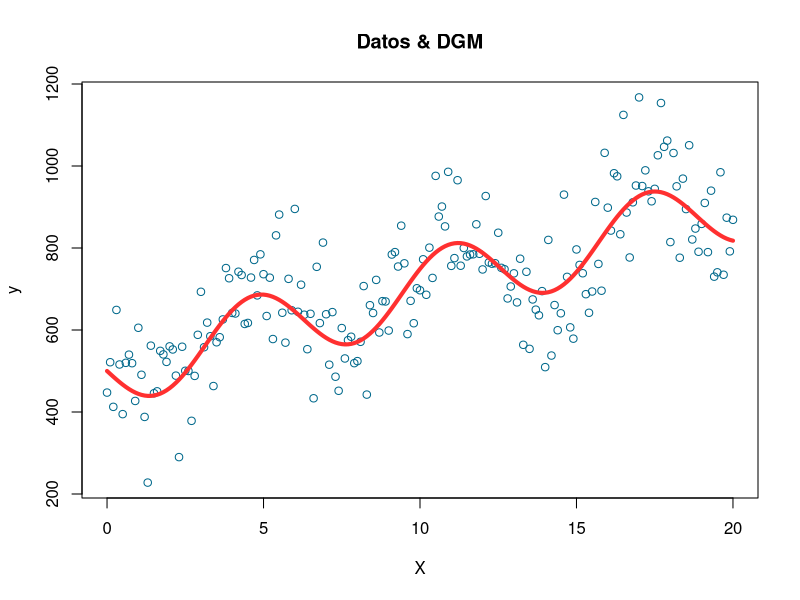
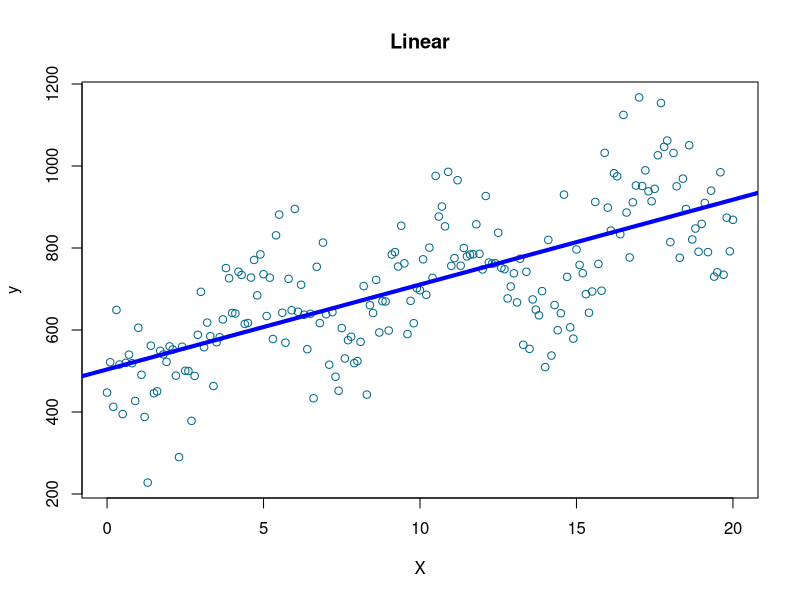
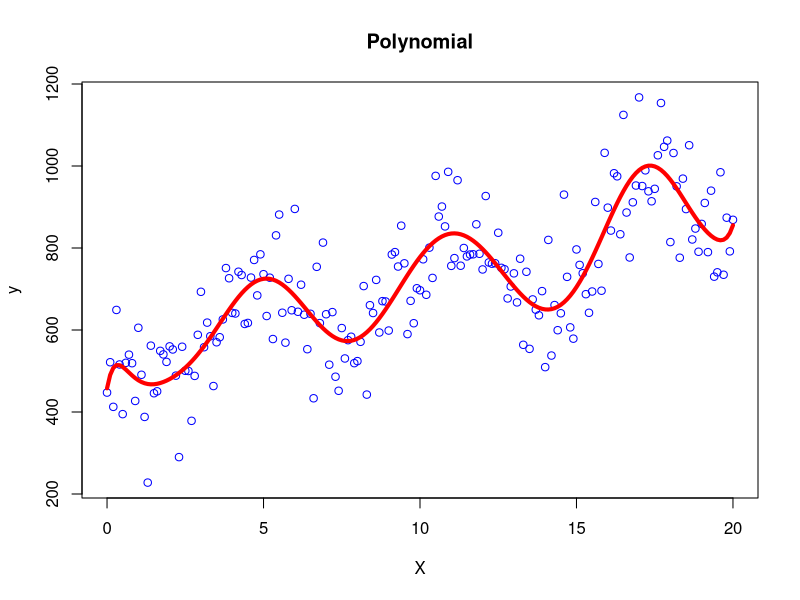
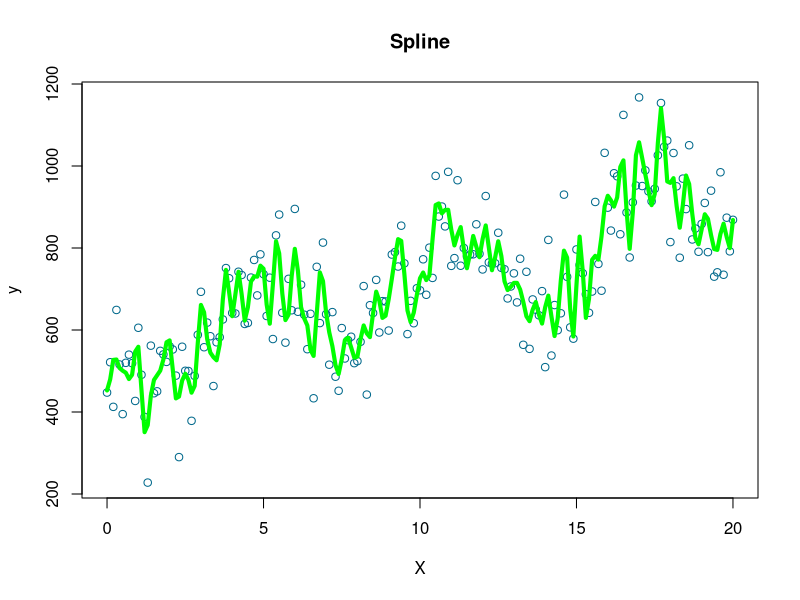

Generate these figures, in order, with R: (Note: this script raises an error after producing the figures.)
##En una simulación conocemos el proceso generador de datos
## el clear all de R
rm(list=ls())
set.seed(1)  ## seteando un lugar de inicio
## Este comando genera 201 datos de la variable X
X <- seq(from = 0, to = 20, by = 0.1)
## Usando X generamos nuestros Data Generation Model DGM
dgm <- 500 + 20*X - 90*sin(X) #Nuestro DGM
y = dgm + rnorm(length(X), mean = 10, sd = 100)
## juntamos ambas variables en un mismo data frame
data = data.frame(y,X)
str(data)
### Este es el verdadero modelo generador de datos (linea Roja)
plot(X, y, col='deepskyblue4',xlab='X', main='Datos & DGM')
lines(X, dgm, col='firebrick1', lwd=4)

### Objetivos de la Simulación############
### Pretender que no conocemos el DGM (linea roja) sino solo 
### los datos(puntos azules)
### El Objetivo es estimar un modelo que prediha Y con el error mas
### mas pequeño posible

# linear model
model1 <- lm(y ~ X)


# Polynomial model (there is an easier way!)
model2 <- lm(y ~ X + I(X^2) + I(X^3) + I(X^4) + 
               I(X^5) + I(X^6) + I(X^7) + I(X^8) +
               I(X^9) + I(X^10) + I(X^11) + I(X^12) +
               I(X^13) + I(X^14) + I(X^15) +
               I(X^16) + I(X^17) + I(X^18),
             data=data)

#Nonparametric Model
model3 <- smooth.spline(X, y, df=200)
#df es la flexibilidad del modelo (grados de libertad del spline)

### Plot modelo lineal
plot(X, y, col='deepskyblue4', xlab='X', main='Linear')
abline(lm(y ~ X), col = "blue", lwd = 4)

### Plot polinomio
plot(X, y, col='blue', xlab='X',
     main='Polynomial')
lines(X, fitted(model2), col='red', lwd=4)

### Plot Spline
plot(X, y, col='deepskyblue4', xlab='X',
     main='Spline')
lines(smooth.spline(X, y, df=200), 
      col='green', lwd=4)

#####
rmse = function(actual, predicted) {
  sqrt(mean((actual - predicted) ^ 2))
}
predicted1<- fitted(model1)
predicted2<- fitted(model2)
predicted3<- predict(model3)


rmse(y,predicted1)
rmse(y,predicted2)
rmse(y,predicted3)


#RMSE    values
#1     Linear   119.46405
#2   Polynomial  88.87396
#3     Spline  67.72450

### Ahora con data que no ha sido vista 

set.seed(2)
y2 = dgm + rnorm(length(X), mean = 10,
                 sd = 100) 

plot(X, y2, col='deepskyblue4', xlab='X', main='The Unseen 2nd Sample')

##             Linear Polynomial   Spline
## Seen-data   119.4640   88.87396  67.7245
## Unseen-data 123.4378  109.99681 122.3018

## Machine learning se enfoca en la predicción mas que justificar un
## modelo Teorico.
## La regla es simple, minimizar RMSE
## El spline predice muy bien cuando usa la data conocida (training)
## pero no es tan bueno para predecir la data nueva, esto se llama
## overfitting
## cuando lo relevante es la predicción, RMSE debe ser evaluado
## con data fuera de la muestra, lo que hemos llamado "test set"
